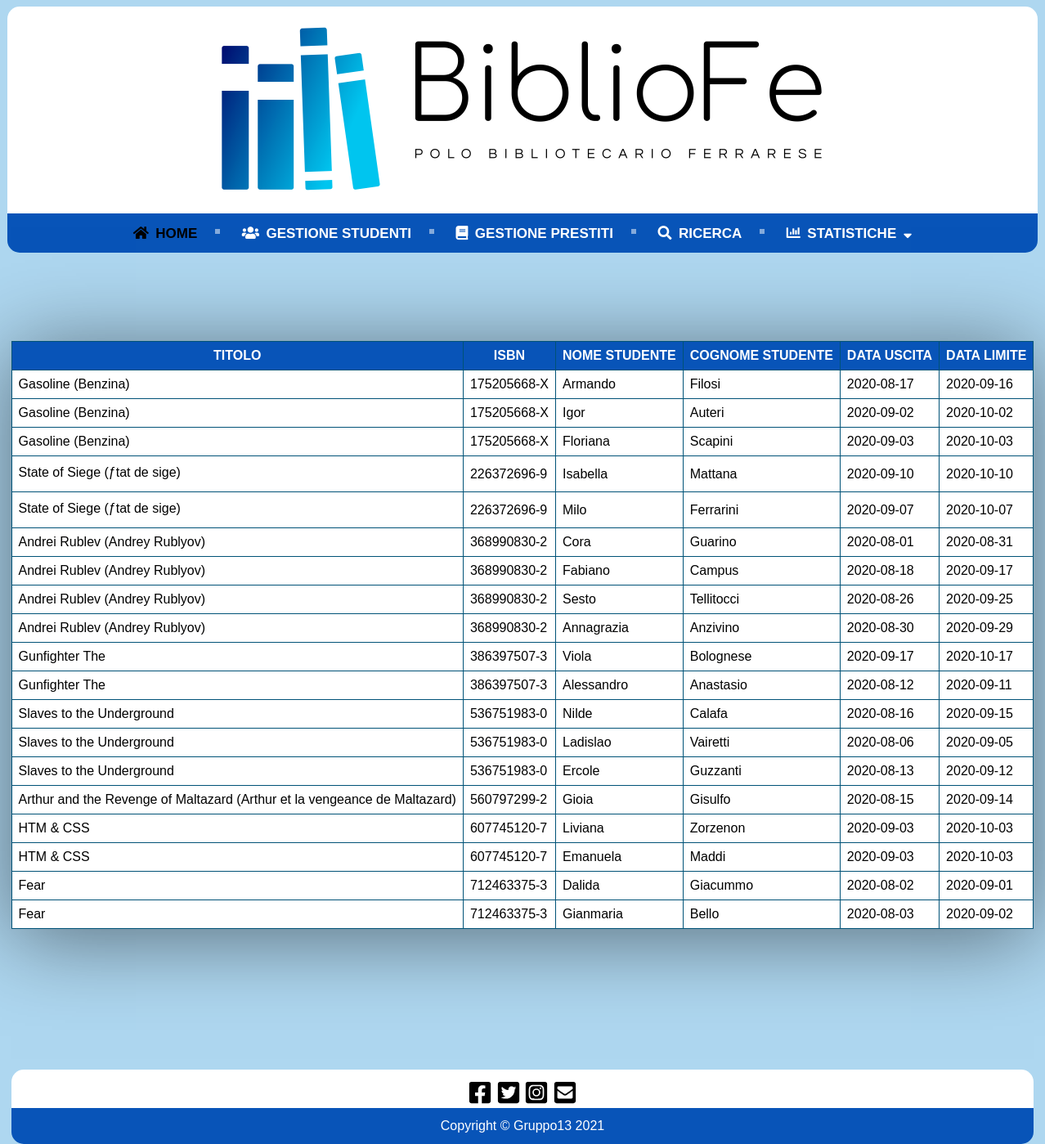
Page /ricerca_studente.php on the committed database.
### tables this page shows
CREATE TABLE `PRESTITO` (
  `ISBN_LIB` char(13) NOT NULL,
  `C_COPIA` int NOT NULL,
  `MATR` char(10) NOT NULL,
  `DATA_USCITA` date NOT NULL,
  `DATA_LIMITE` date DEFAULT NULL,
  PRIMARY KEY (`ISBN_LIB`,`C_COPIA`,`MATR`),
  KEY `MATR` (`MATR`),
  CONSTRAINT `prestito_ibfk_1` FOREIGN KEY (`ISBN_LIB`, `C_COPIA`) REFERENCES `COPIA` (`ISBN_LIBRO`, `COD_COPIA`),
  CONSTRAINT `prestito_ibfk_2` FOREIGN KEY (`MATR`) REFERENCES `STUDENTE` (`MATRICOLA`)
);

CREATE TABLE `LIBRO` (
  `TITOLO` varchar(100) NOT NULL,
  `ISBN` char(13) NOT NULL,
  `LINGUA` varchar(20) NOT NULL,
  `ANNO_PUBB` char(4) NOT NULL,
  `C_E` int NOT NULL,
  PRIMARY KEY (`ISBN`),
  KEY `C_E` (`C_E`),
  CONSTRAINT `libro_ibfk_1` FOREIGN KEY (`C_E`) REFERENCES `EDITORE` (`COD_E`) ON DELETE CASCADE ON UPDATE CASCADE
);

CREATE TABLE `STUDENTE` (
  `MATRICOLA` char(10) NOT NULL,
  `NOME_S` varchar(25) NOT NULL,
  `COGNOME_S` varchar(25) NOT NULL,
  `NOME_VIA_S` varchar(30) NOT NULL,
  `NUM_CIVICO_S` varchar(8) DEFAULT NULL,
  `CAP_S` varchar(5) NOT NULL,
  `PROVINCIA_S` varchar(30) NOT NULL,
  `NUM_TELEFONO` varchar(15) NOT NULL,
  PRIMARY KEY (`MATRICOLA`)
);

### ricerca_studente.php (the view, shortened to what this page needs)
<?php
include_once('connessione.php');
include_once("function.php");
$NOME_S  = $_POST["NOME_S"];
$COGNOME_S  = $_POST["COGNOME_S"];
$sql = "SELECT TITOLO, ISBN_LIB, NOME_S, COGNOME_S,DATA_USCITA, DATA_LIMITE FROM PRESTITO, LIBRO, STUDENTE
	    WHERE ISBN_LIB = ISBN AND NOME_S LIKE '%$NOME_S%' AND COGNOME_S LIKE '%$COGNOME_S%' AND MATRICOLA= MATR";
$result = mysqli_query($link, $sql);
?>
<!DOCTYPE html>
<html>
<head>
</head>
<body>
	<?php
	$count = mysqli_num_rows($result);
	if ($count == 0) { ?>
		<br><br>
		<img src="Icons/exclamation.svg" width="40" height="40">
		<p>La ricerca non ha prodotto risultati</p>
		<?php }
	else {  ?>
		<br><br><br><br><br><br>
		<table id="table-center">
			<thead>
				<tr>
					<th>TITOLO</th>
					<th>ISBN</th>
					<th>NOME STUDENTE</th>
					<th>COGNOME STUDENTE</th>
					<th>DATA USCITA</th>
					<th>DATA LIMITE</th>
				</tr>
			</thead>
			<tbody>
				<?php
				while ($row = mysqli_fetch_array($result)) { ?>
				<tr>
					<td> <?php echo $row['TITOLO']; ?> </td>
					<td> <?php echo $row['ISBN_LIB']; ?> </td>
					<td> <?php echo $row['NOME_S']; ?> </td>
					<td> <?php echo $row['COGNOME_S']; ?> </td>
					<td> <?php echo $row['DATA_USCITA']; ?> </td>
					<td> <?php echo $row['DATA_LIMITE']; ?> </td>
				</tr>
				<?php } ?>
			</tbody>
		</table>
		<?php mysqli_close($link);
		} ?>
		<br><br><br><br>
</body>
</html>

### stile.css (style rules this page uses)
body { font-family: 'Arial'; text-align: center; height: 100%; background-color: rgb(174, 215, 240); background-size:cover; }
#table-center td { border: 1px solid #005277; padding:8px; background-color: #fff; text-align: left; width: auto; }
#table-center th { border: 1px solid #005277; position: sticky; background-color: #0854b8; color: #fff; box-sizing: border-box; padding:8px; }
#table-center thead { background-color: #f5f5f500; }
#table-center { margin-left: auto; margin-right: auto; font-family: 'Arial'; border-collapse: collapse; box-shadow: 0 10px 100px rgba(0,0,0,0.5); }

### rows in the picture
prestito: libro.TITOLO "Gasoline (Benzina)", ISBN_LIB "175205668-X", MATR.NOME_S "Armando", MATR.COGNOME_S "Filosi", DATA_USCITA "2020-08-17", DATA_LIMITE "2020-09-16"
prestito: libro.TITOLO "Gasoline (Benzina)", ISBN_LIB "175205668-X", MATR.NOME_S "Igor", MATR.COGNOME_S "Auteri", DATA_USCITA "2020-09-02", DATA_LIMITE "2020-10-02"
prestito: libro.TITOLO "Gasoline (Benzina)", ISBN_LIB "175205668-X", MATR.NOME_S "Floriana", MATR.COGNOME_S "Scapini", DATA_USCITA "2020-09-03", DATA_LIMITE "2020-10-03"
prestito: libro.TITOLO "State of Siege (ƒtat de sige)", ISBN_LIB "226372696-9", MATR.NOME_S "Isabella", MATR.COGNOME_S "Mattana", DATA_USCITA "2020-09-10", DATA_LIMITE "2020-10-10"
prestito: libro.TITOLO "State of Siege (ƒtat de sige)", ISBN_LIB "226372696-9", MATR.NOME_S "Milo", MATR.COGNOME_S "Ferrarini", DATA_USCITA "2020-09-07", DATA_LIMITE "2020-10-07"
prestito: libro.TITOLO "Andrei Rublev (Andrey Rublyov)", ISBN_LIB "368990830-2", MATR.NOME_S "Cora", MATR.COGNOME_S "Guarino", DATA_USCITA "2020-08-01", DATA_LIMITE "2020-08-31"
prestito: libro.TITOLO "Andrei Rublev (Andrey Rublyov)", ISBN_LIB "368990830-2", MATR.NOME_S "Fabiano", MATR.COGNOME_S "Campus", DATA_USCITA "2020-08-18", DATA_LIMITE "2020-09-17"
prestito: libro.TITOLO "Andrei Rublev (Andrey Rublyov)", ISBN_LIB "368990830-2", MATR.NOME_S "Sesto", MATR.COGNOME_S "Tellitocci", DATA_USCITA "2020-08-26", DATA_LIMITE "2020-09-25"
prestito: libro.TITOLO "Andrei Rublev (Andrey Rublyov)", ISBN_LIB "368990830-2", MATR.NOME_S "Annagrazia", MATR.COGNOME_S "Anzivino", DATA_USCITA "2020-08-30", DATA_LIMITE "2020-09-29"
prestito: libro.TITOLO "Gunfighter The", ISBN_LIB "386397507-3", MATR.NOME_S "Viola", MATR.COGNOME_S "Bolognese", DATA_USCITA "2020-09-17", DATA_LIMITE "2020-10-17"
prestito: libro.TITOLO "Gunfighter The", ISBN_LIB "386397507-3", MATR.NOME_S "Alessandro", MATR.COGNOME_S "Anastasio", DATA_USCITA "2020-08-12", DATA_LIMITE "2020-09-11"
prestito: libro.TITOLO "Slaves to the Underground", ISBN_LIB "536751983-0", MATR.NOME_S "Nilde", MATR.COGNOME_S "Calafa", DATA_USCITA "2020-08-16", DATA_LIMITE "2020-09-15"
prestito: libro.TITOLO "Slaves to the Underground", ISBN_LIB "536751983-0", MATR.NOME_S "Ladislao", MATR.COGNOME_S "Vairetti", DATA_USCITA "2020-08-06", DATA_LIMITE "2020-09-05"
prestito: libro.TITOLO "Slaves to the Underground", ISBN_LIB "536751983-0", MATR.NOME_S "Ercole", MATR.COGNOME_S "Guzzanti", DATA_USCITA "2020-08-13", DATA_LIMITE "2020-09-12"
prestito: libro.TITOLO "Arthur and the Revenge of Maltazard (Arthur et la vengeance de Maltazard)", ISBN_LIB "560797299-2", MATR.NOME_S "Gioia", MATR.COGNOME_S "Gisulfo", DATA_USCITA "2020-08-15", DATA_LIMITE "2020-09-14"
prestito: libro.TITOLO "HTM & CSS", ISBN_LIB "607745120-7", MATR.NOME_S "Liviana", MATR.COGNOME_S "Zorzenon", DATA_USCITA "2020-09-03", DATA_LIMITE "2020-10-03"
prestito: libro.TITOLO "HTM & CSS", ISBN_LIB "607745120-7", MATR.NOME_S "Emanuela", MATR.COGNOME_S "Maddi", DATA_USCITA "2020-09-03", DATA_LIMITE "2020-10-03"
prestito: libro.TITOLO "Fear", ISBN_LIB "712463375-3", MATR.NOME_S "Dalida", MATR.COGNOME_S "Giacummo", DATA_USCITA "2020-08-02", DATA_LIMITE "2020-09-01"
prestito: libro.TITOLO "Fear", ISBN_LIB "712463375-3", MATR.NOME_S "Gianmaria", MATR.COGNOME_S "Bello", DATA_USCITA "2020-08-03", DATA_LIMITE "2020-09-02"
